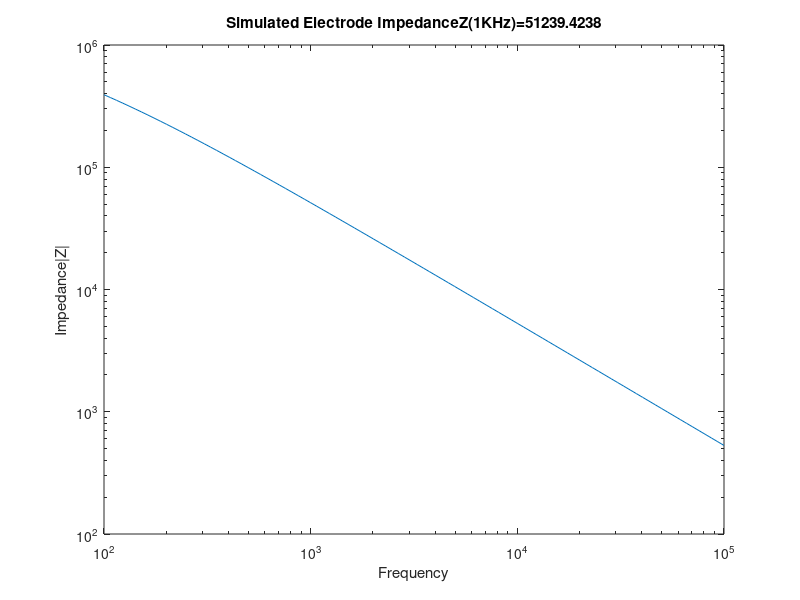
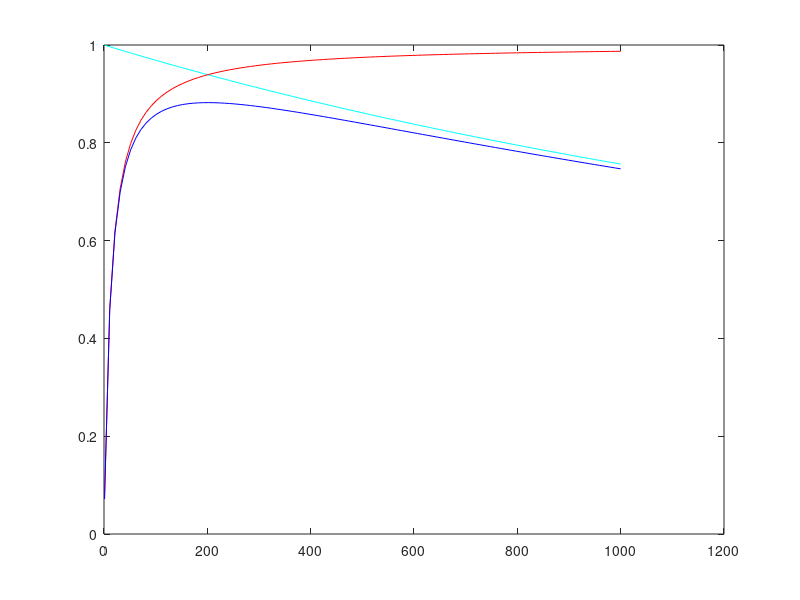

Reproduce these figures in MATLAB, in order.
R_elec=1.5e6;
C_elec=3e-9;
freq_test=logspace(2,5,100);
figure(1)
Zelec=1./(1/R_elec+2*pi*C_elec.*freq_test);
loglog(freq_test,Zelec);
xlabel('Frequency');
ylabel('Impedance|Z|');
title(['Simulated Electrode Impedance' 'Z(1KHz)=' num2str(1./(1/R_elec+2*pi*C_elec.*1000))]);
freq=1000;
C_e=13e-12;
C_s=linspace(1e-12,1e-9,100);
G_imp=zeros(length(C_s),length(freq));
G_mux=zeros(length(C_s),length(freq));
G_all=zeros(length(C_s),length(freq));
for y=1:length(freq)
    Z_elec=1/(1/R_elec+2*pi*C_elec.*freq);
    for x=1:length(C_s)
        Z_s=1/2/pi/C_s(x)/freq;
        Z_e=1/2/pi/C_e/freq;
        G_imp(x,y)=Z_s/(Z_s+Z_elec);
        G_mux(x,y)=Z_e/(Z_s+Z_e);
        G_all(x,y)=G_imp(x,y)*G_mux(x,y);
    end
end

%%
figure(2)
plot(C_s*1e12,G_imp,'c')
hold on;
plot(C_s*1e12,G_mux,'r')
plot(C_s*1e12,G_all,'b')
hold off;


%%
% figure(3);
% plot(*
